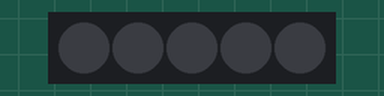
A sketch run on a simulated Arduino Uno, built with avr-gcc and run on an emulated ATmega328P. Shown: 5 RGB LEDs in strip order, left to right. Dim RGB values are drawn brighter than linear.

Above: at 0.3 s.
At 1.46 s:
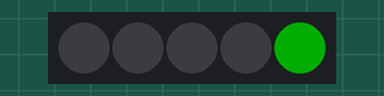
At 2.72 s:
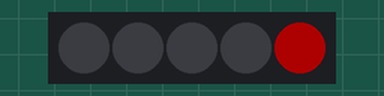
Timing chart, 0 to 40.0 s (numbered marks = the images above):
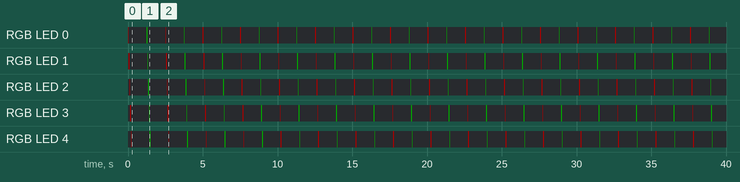

Measured:
- by itself, RGB LED 0–4: repeats every 2.5 s: off 1.2 s, RGB(0, 50, 0) 0.05 s, off 1.2 s, RGB(50, 0, 0) 0.05 s
- by itself, everything shown: repeats every 2.5 s, in 12 steps
- what the display in image 0 shows lasts 1.0 s, from 0.3 s to 1.3 s

The sketch:

kad19_function2.ino
```cpp
#include <Arduino.h>
#include <Adafruit_NeoPixel.h>

#define LED_PIN    5
#define NUMPIXELS  5

Adafruit_NeoPixel strip(NUMPIXELS, LED_PIN, NEO_GRB + NEO_KHZ800);

void colorRun(uint32_t color, int wait);

void setup() {
  strip.begin();
  strip.show();
  strip.setBrightness(50);
}

void loop() {
  colorRun(strip.Color(255, 0, 0), 50);  // 赤を50ミリ秒ごとに下→上へ１つずつ点灯→消灯
  delay(1000);
  colorRun(strip.Color(0, 255, 0), 50);  // 緑を50ミリ秒ごとに下→上へ１つずつ点灯→消灯
  delay(1000);
}

void colorRun(uint32_t color, int wait) {
  for (int i = 0; i < NUMPIXELS; i++) {
    strip.setPixelColor(i, color);
    strip.show();
    delay(wait);
    strip.setPixelColor(i, 0);
    strip.show();
  }
}
```
